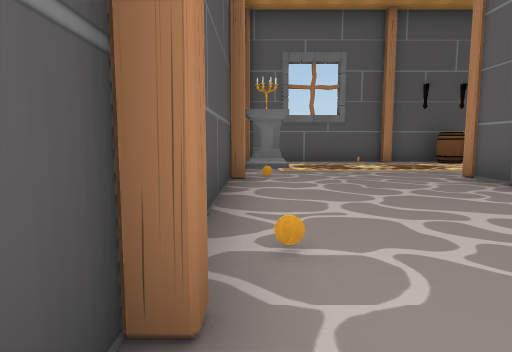
[1] (above)

24 first-person views from a walk through a scene from a Unity 3-D project. The camera is 1.3 m above the floor, tilts 6° down and sees 75° across. Doors are open. The floor is counted in squares, 2 m on a side. Each view is taken from the middle of a square. On the plan, view 1 faces up. The plan holds only what a view shows up to about 10 squares ahead; the rest is blank. The place goes on beyond the plan. The player is left out. Some animated figures are not drawn. Some surface patterns are stand-ins.

[2]
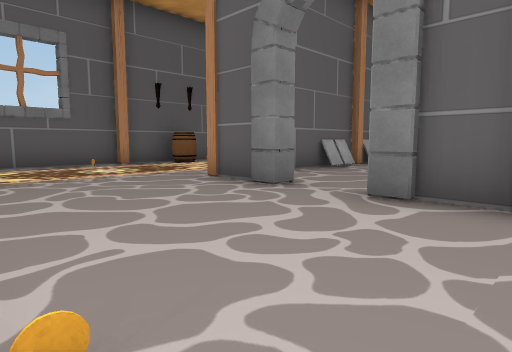

[3]
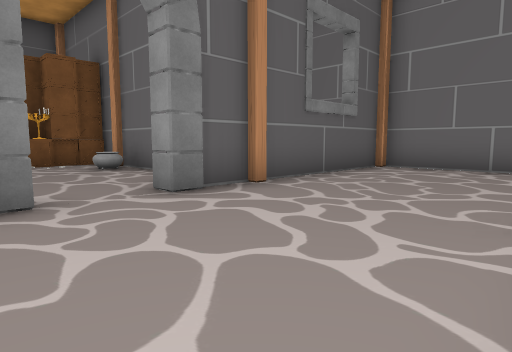

[4]
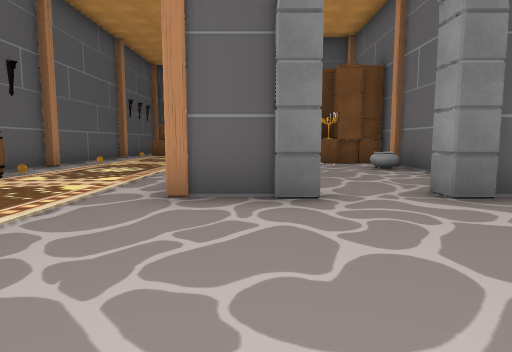

[5]
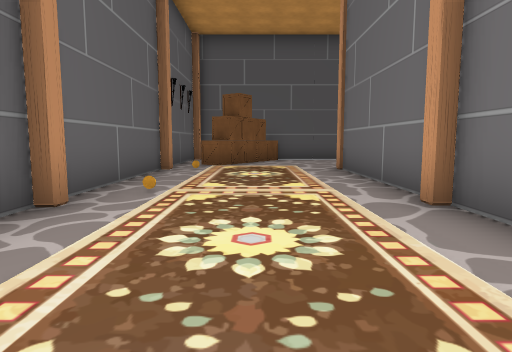

[6]
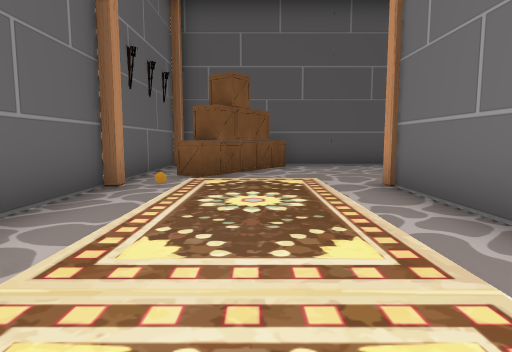

[7]
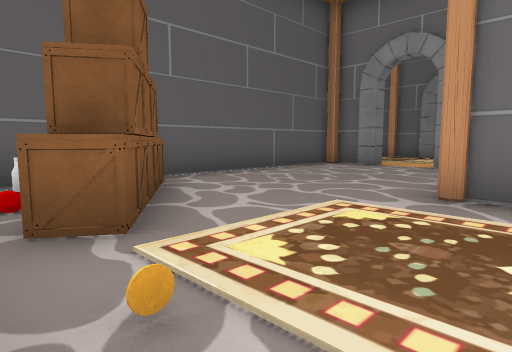

[8]
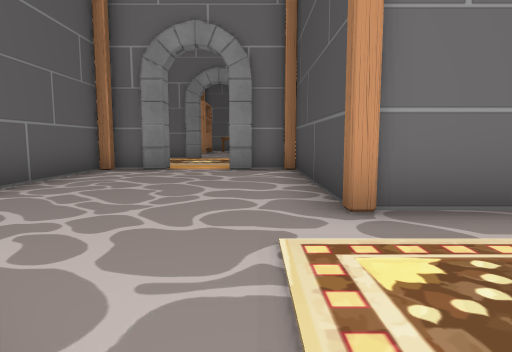

[9]
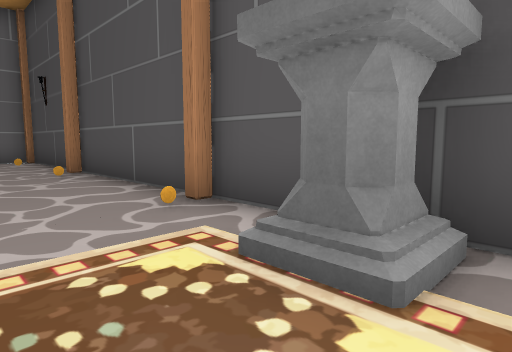

[10]
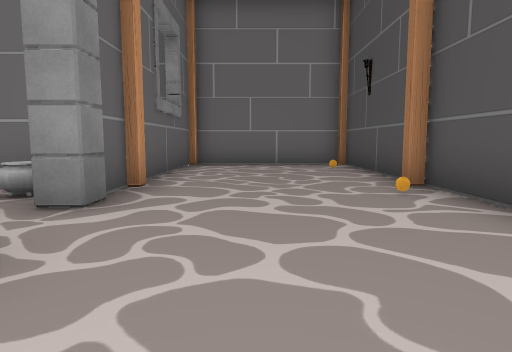

[11]
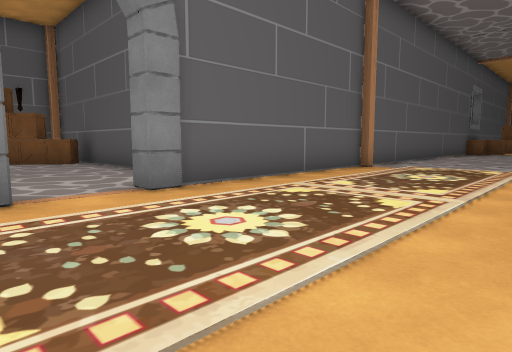

[12]
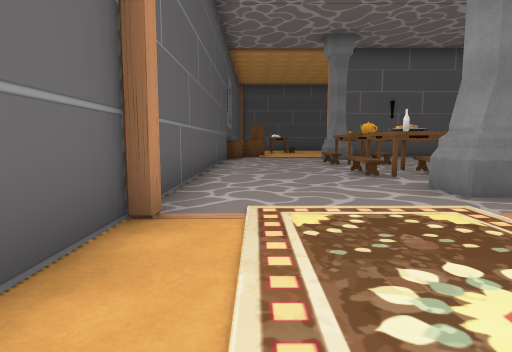

[13]
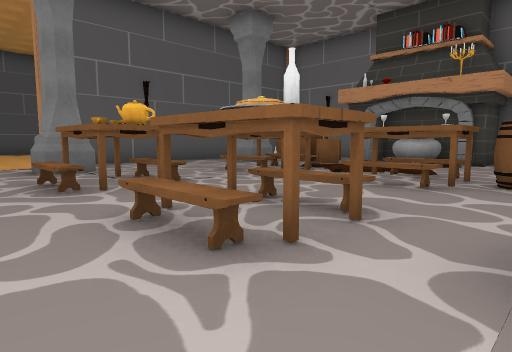

[14]
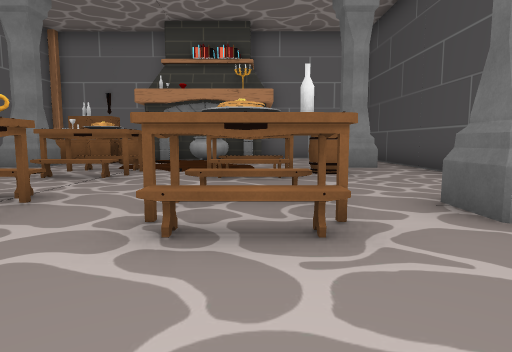

[15]
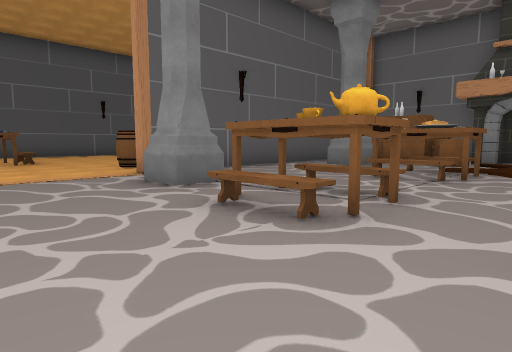

[16]
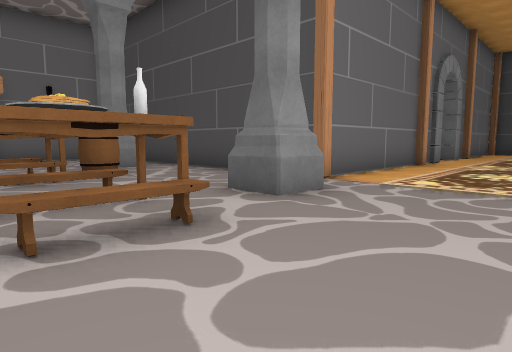

[17]
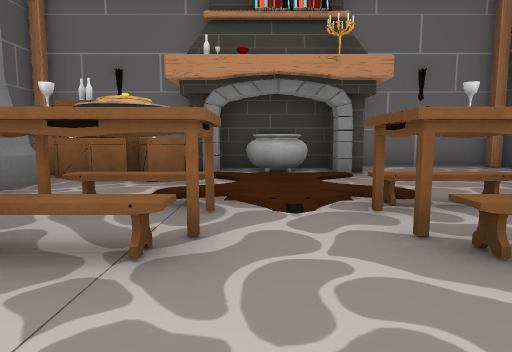

[18]
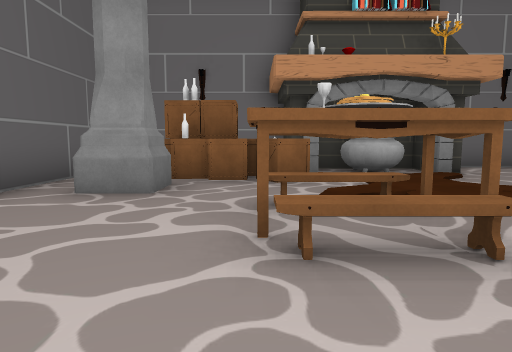

[19]
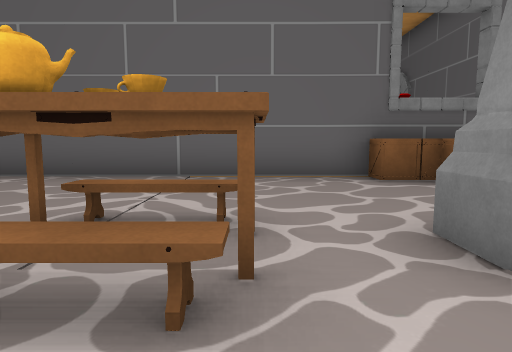

[20]
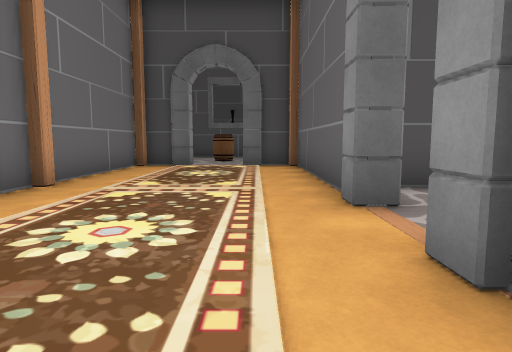

[21]
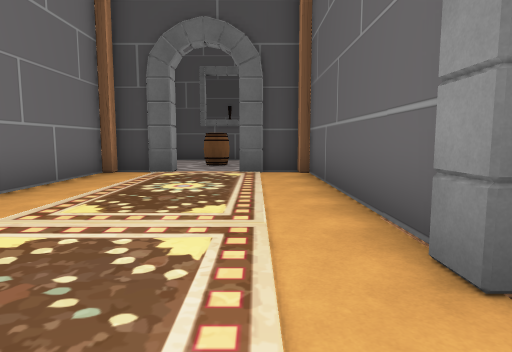

[22]
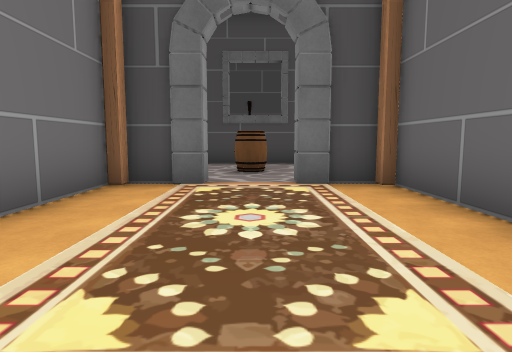

[23]
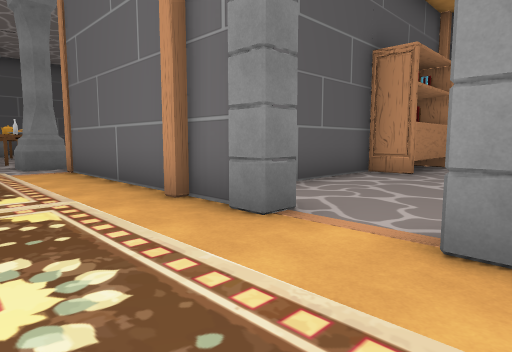

[24]
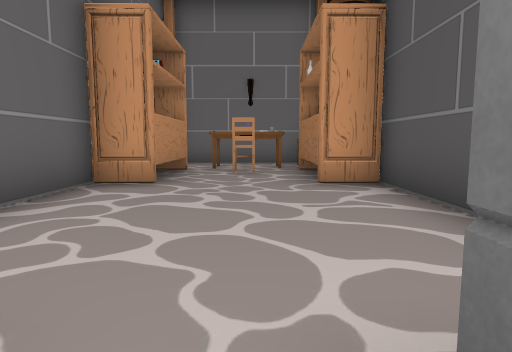

### Floor plan
Points are (right, up) in squares from view 1. A wall is a line through its corners. A room is listed if a view was taken in it or the views show most of it. See-through windows are left out.
Room 1 (views 1, 2, 3, 4, 5, 6, 7, 8, 9, 10)
walls: (6.5, 5.7) (5.9, 5.7); (9.4, 5.9) (13.1, 5.9) (13.1, 1.4) (14.6, 1.4); (4.2, 4.3) (3.8, 4.3) (3.8, 6); (5, 1.4) (9.7, 1.4); (8.4, 10.3) (6.9, 10.3); (5, 10.3) (4.1, 10.3); (3.9, 10.3) (1.1, 10.3); (13, 10.3) (8.9, 10.3); (-0.4, 5.6) (-0.4, -3.3) (3.8, -3.3) (3.8, 2.8) (4.2, 2.8); (16.1, 1.4) (17.5, 1.4) (17.5, 10.3) (13.8, 10.3); (-0.4, 8.8) (-0.4, 5.8)
ways out: opening at (15.5, 1) to room 2; open door at (4.5, 3)
objects: other object (0, -2); coin (0, 2); coin (0, 6); pillar (0, 8); other object (3, 9); cauldron (5, 2); other object (6, 9); barrel (6, 10); other object (7, 6); cauldron (8, 2); other object (8, 6); crate (9, 3); other object (9, 6); crate (10, 2); other object (10, 9); coin (13, 9); crate (15, 8); crate (15, 9); crate (16, 8); crate (17, 8); other object (17, 9)
Room 2 (views 11, 12, 13, 14, 15, 16, 17, 18, 19, 20, 21, 22, 23, 24)
walls: (23.1, -3.5) (23.1, -2.6) (24, -2.6) (24, -3.6); (22.1, -5.4) (22.1, -10.1); (22, 1.1) (16.1, 1.1) (16.1, 1.4); (28.6, 1.1) (22.6, 1.1); (23, -8.1) (23.9, -8.1); (31.3, -3.6) (31.3, -2.6) (32.3, -2.6); (17.6, -3.3) (22.1, -3.3); (31.3, 1.1) (30.5, 1.1); (31.3, -9.1) (31.3, -8.1) (32.3, -8.1); (16.1, -3.8) (16.1, -3.3) (17.5, -3.3); (22.1, -11.6) (22.1, -12.2) (25.8, -12.2) (25.8, -10.6) (26.3, -10.6) (26.3, -11.8) (28.8, -11.8) (28.8, -10.6) (29.4, -10.6); (29.2, -12.2) (33.2, -12.2) (33.2, -3); (14.6, 1.4) (14.6, 1.1) (8.7, 1.1) (8.7, -0.3); (13.1, -3.3) (14.6, -3.3); (8.2, -1.8) (8.7, -1.8) (8.7, -3.3) (12.6, -3.3)
ways out: opening at (15.5, 1) to room 1; opening at (9, -1); opening at (15, -4); opening at (34, -0.5); gap at (23, -9)
objects: barrel (25, -7); bench (26, -7) to (27, -7); bench (26, -6) to (27, -6); bench (26, -4); table (26, -3) to (27, -3); bench (26, -2); cauldron (27, -11) to (28, -11); crate (29, -10) to (30, -10); bench (29, -7) to (30, -7); bench (29, -6) to (30, -6); bench (29, -4); table (29, -3) to (30, -3); bench (29, -2); crate (30, -11); crate (31, -11); other object (31, -10); crate (31, -9); crate (32, -11); crate (32, 1); crate (33, 0); crate (33, 1)

Where each view was taken, in squares from view 1:
view 1: 0 up, 0 right, facing up
view 2: 1 up, 0 right, facing up-right
view 3: 5 up, 0 right, facing down-right
view 4: 5 up, 0 right, facing right
view 5: 8 up, 5 right, facing right
view 6: 8 up, 8 right, facing right
view 7: 10 up, 12 right, facing down-right
view 8: 9 up, 14 right, facing down
view 9: 9 up, 2 right, facing down-left
view 10: 6 up, 2 right, facing down
view 11: 3 down, 14 right, facing up-right
view 12: 0 up, 19 right, facing right
view 13: 1 down, 24 right, facing down-right
view 14: 0 up, 26 right, facing down
view 15: 0 up, 27 right, facing down-right
view 16: 0 up, 27 right, facing down-left
view 17: 4 down, 28 right, facing down
view 18: 4 down, 30 right, facing down
view 19: 5 down, 30 right, facing up
view 20: 0 up, 18 right, facing left
view 21: 0 up, 16 right, facing left
view 22: 1 down, 14 right, facing left
view 23: 1 down, 14 right, facing down-right
view 24: 3 down, 15 right, facing down
